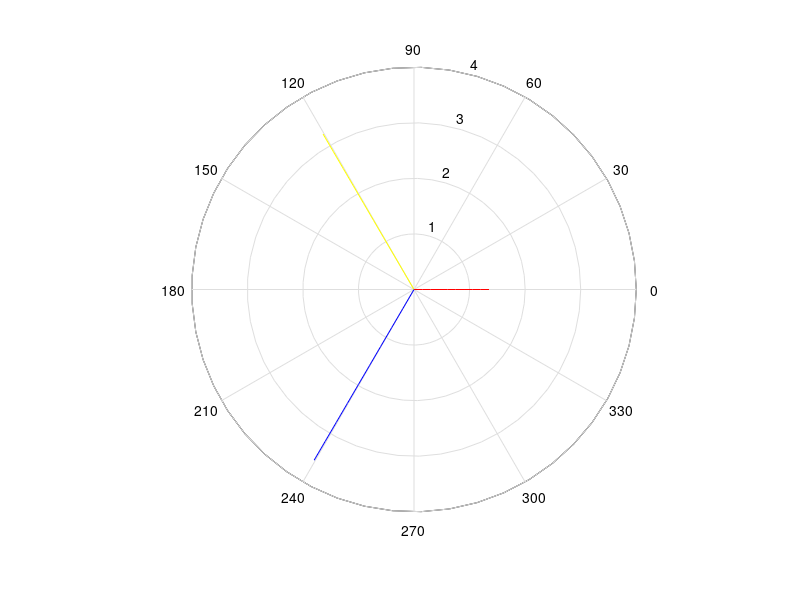
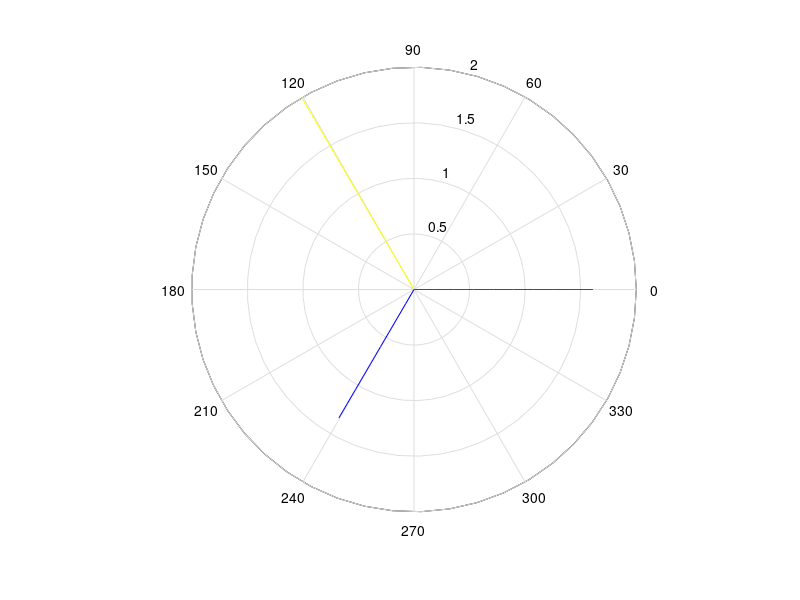

MATLAB code to generate these figures, in order:
I1 = linspace(0, 1.35, 10);
I2 = linspace(0, 3.24, 10);
I3 = linspace(0, 3.56, 10);

IL = linspace(0, 1.61, 10);
IP = linspace(0, 1.99, 10);
IC = linspace(0, 1.34, 10);

angle1 = 0*ones(1,10);
angle2 = 2.1*ones(1,10);
angle3 = -2.1*ones(1,10);

angle4 = 0*ones(1,10);
angle5 = 2.1*ones(1,10);
angle6 = -2.1*ones(1,10);

figure(1)
polar(angle1, I1, 'r');
hold on
polar(angle2, I2, 'y');
polar(angle3, I3, 'b');

figure(2)
polar(angle4, IL, 'r');
hold on
polar(angle5, IP, 'y');
polar(angle6, IC, 'b');

